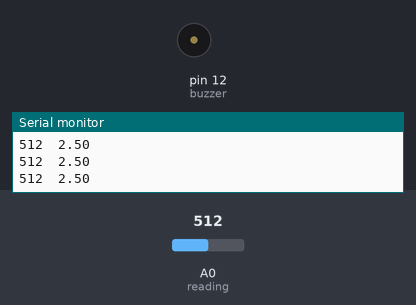
Bench run of a sketch on a simulated Arduino Uno, built with avr-gcc and run on an emulated ATmega328P. On the bench: buzzer (waves = sounding, pin HIGH), the last lines printed to the serial monitor. The inputs (shaded band) are chosen by the test bench; at power-on: A0 (reading) = 512.

Above: at 1.2 s.
1.3 s: A0 (reading) set to 601
2.8 s: A0 (reading) set to 625
At 2.96 s:
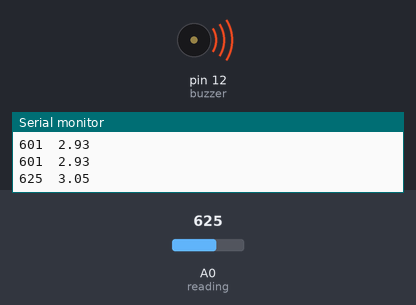
5.8 s: A0 (reading) set to 511
At 5.8 s:
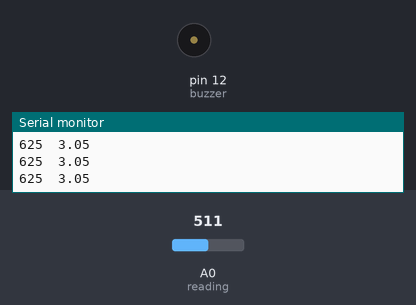
7.3 s: A0 (reading) set to 417
8.8 s: A0 (reading) set to 402
At 9.2 s:
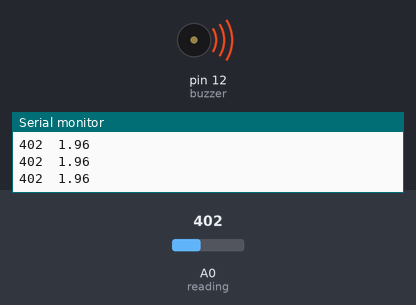
Timing chart, 0 to 11.4 s (numbered marks = the images above; inputs shaded):
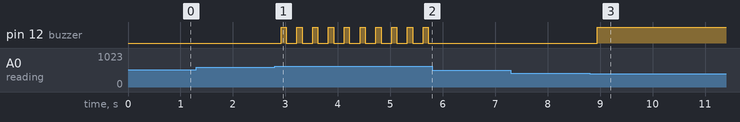

Measured:
- the behaviour switches between 614 and 615 on A0 (reading) (found by bisection; images 0 and 1)
- the behaviour switches between 410 and 409 on A0 (reading) (found by bisection; images 2 and 3)
- after the input at 2.8 s, pin 12 (buzzer): alternates HIGH for 0.10 s and LOW for 0.20 s, starting after 0.12 s
- after the input at 5.8 s, pin 12 (buzzer): stops changing and stays LOW
- after the input at 8.8 s, pin 12 (buzzer): LOW → HIGH after 0.15 s

The sketch:

IR.ino
```cpp
#define reading A0
#define buzzer 12
unsigned int value;

void setup() {
// put your setup code here, to run once:
pinMode(reading,INPUT); //declare pin A0 as input
pinMode(buzzer,OUTPUT); //declare pin 12 as output
Serial.begin(9600); //set the baud rate of the serial monitor
Serial.print("Value");
Serial.println ("\tVoltage"); //"t" create spacing of a tab
}

void loop() {
// put your main code here, to run repeatedly:
value = analogRead(reading); //take reading from sensor
float raw_voltage = value*0.00488; //convert analog value to voltage
Serial.print(value); //display analog value in serial monitor
Serial.print("\t");
Serial.println(raw_voltage); //display value of voltage in serial monitor
delay(100); //create a delay of 0.1s
if(raw_voltage>3){ //object is less than 8cm form sensor digitalWrite(buzzer,HIGH); delay(1000); digitalWrite(buzzer,LOW); delay(500); }else if(raw_voltage>3 && raw_voltage<4){ //object is less than 7cm from sensor
 digitalWrite(buzzer,HIGH);
 delay(100);
 digitalWrite(buzzer,LOW);
 delay(100);
}else if (raw_voltage<2) //object is less than 4cm from sensor
 digitalWrite(buzzer,HIGH);
}
```
